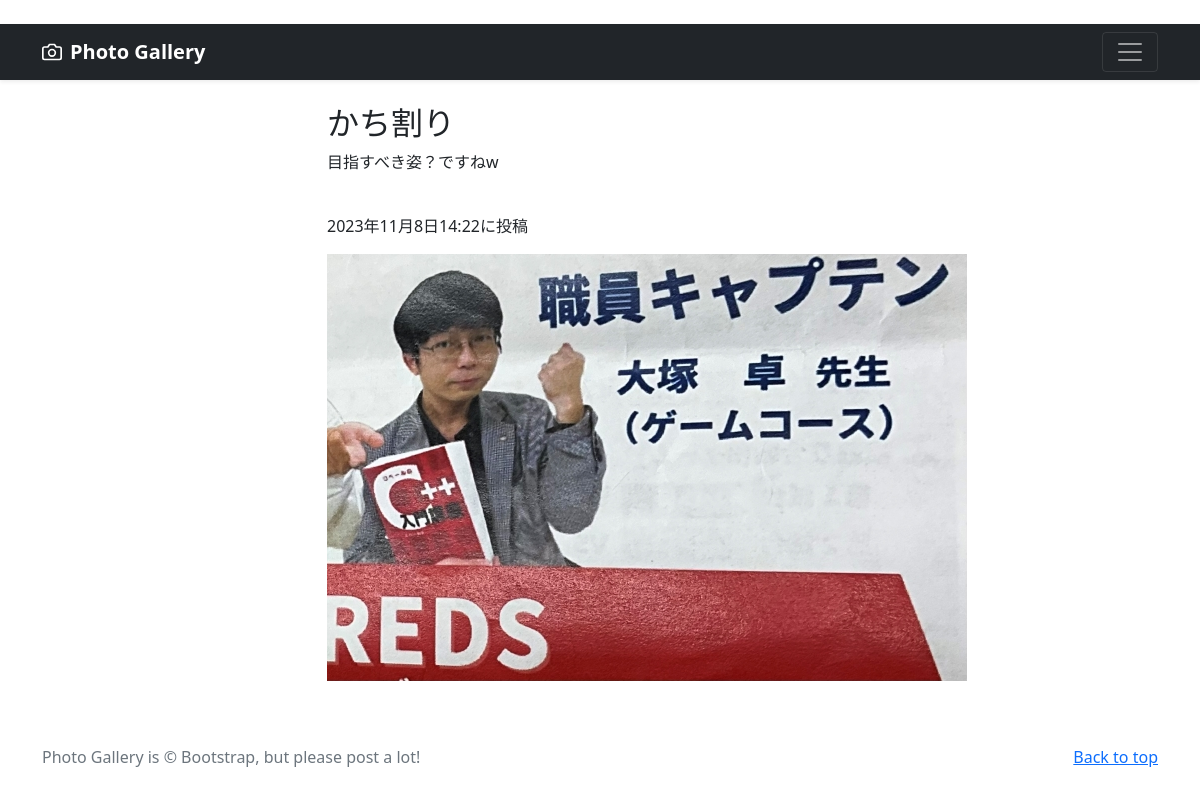
/photo-detail/16, run on the app's committed database.
### photo/models.py (models this page shows, shortened)
class PhotoPost(models.Model):
    user = models.ForeignKey(
        CustomUser,
        verbose_name='ユーザー',
        on_delete=models.CASCADE
        )
    category = models.ForeignKey(
        Category,
        verbose_name='カテゴリ',
        on_delete=models.PROTECT
        )
    title = models.CharField(
        verbose_name='タイトル', # フィールドのタイトル
        max_length=200        # 最大文字数は200
        )
    comment = models.TextField(
        verbose_name='コメント',  # フィールドのタイトル
        )
    image1 = models.ImageField(
        verbose_name='イメージ1',# フィールドのタイトル
        upload_to = 'photos'   # MEDIA_ROOT以下のphotosにファイルを保存
        )
    image2 = models.ImageField(
        verbose_name='イメージ2',# フィールドのタイトル
        upload_to = 'photos',  # MEDIA_ROOT以下のphotosにファイルを保存
        blank=True,            # フィールド値の設定は必須でない
        null=True              # データベースにnullが保存されることを許容
        )
    posted_at = models.DateTimeField(
        verbose_name='投稿日時', # フィールドのタイトル
        auto_now_add=True       # 日時を自動追加
        )

### photo/views.py (the view)
class DetailView(DetailView):
    template_name ='detail.html'
    model = PhotoPost

### photo/templates/detail.html (shortened to what this page needs)
{% extends 'base.html' %}
      {% block contents %}
      <br>
      <div class="container">
        <div class="row">
          <div class="col offset-3">
            <h2>{{object.title}}</h2>
            <p>{{object.comment}}</p>
            <br>
            <p>{{object.posted_at}}に投稿</p>
            <p><img src="{{ object.image1.url }}"></img></p>
      {% endblock %}

### data on the page
PhotoPost: title "かち割り", comment "目指すべき姿？ですねw", posted_at "2023年11月8日14:22", image1 (picture)
